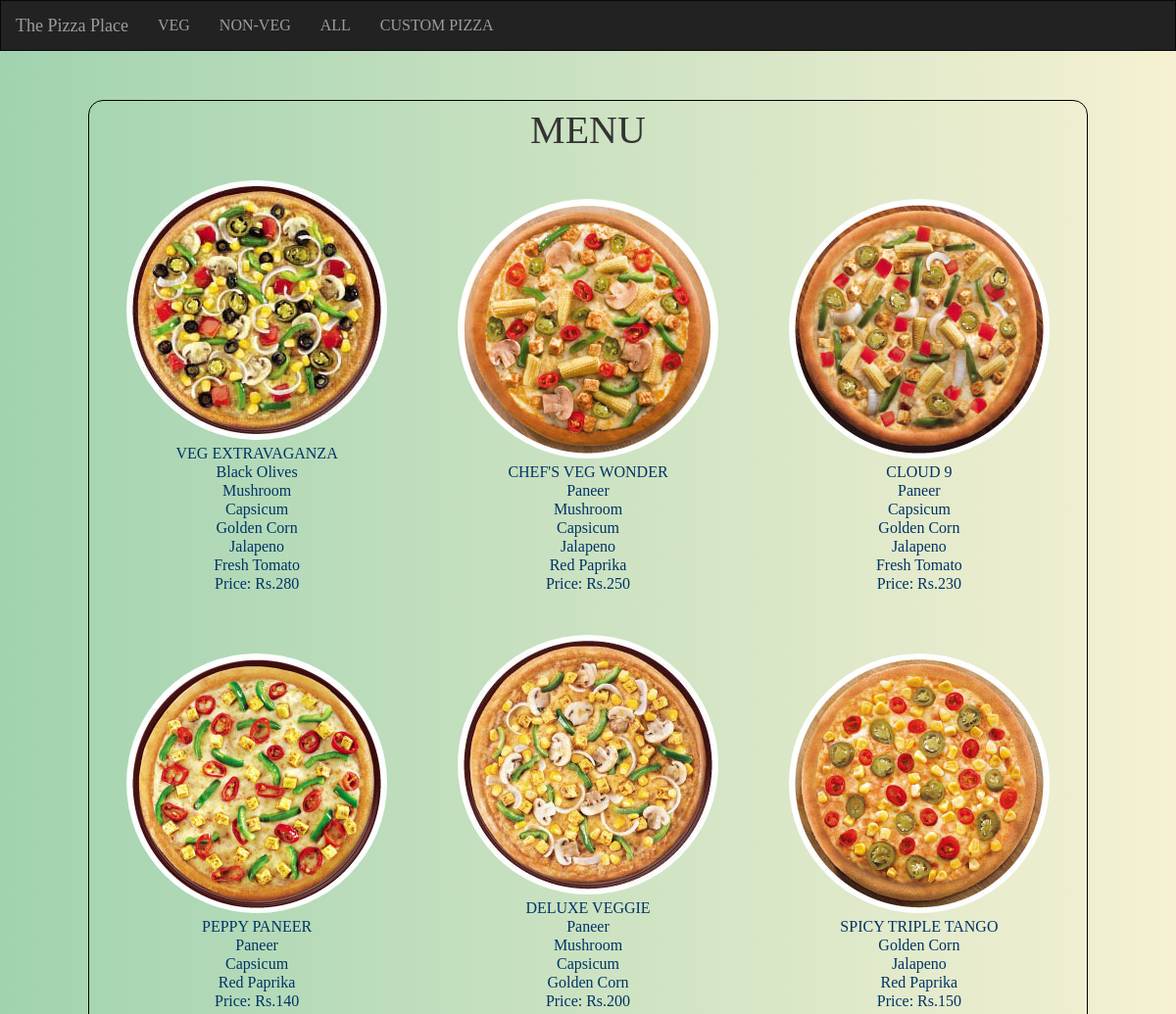
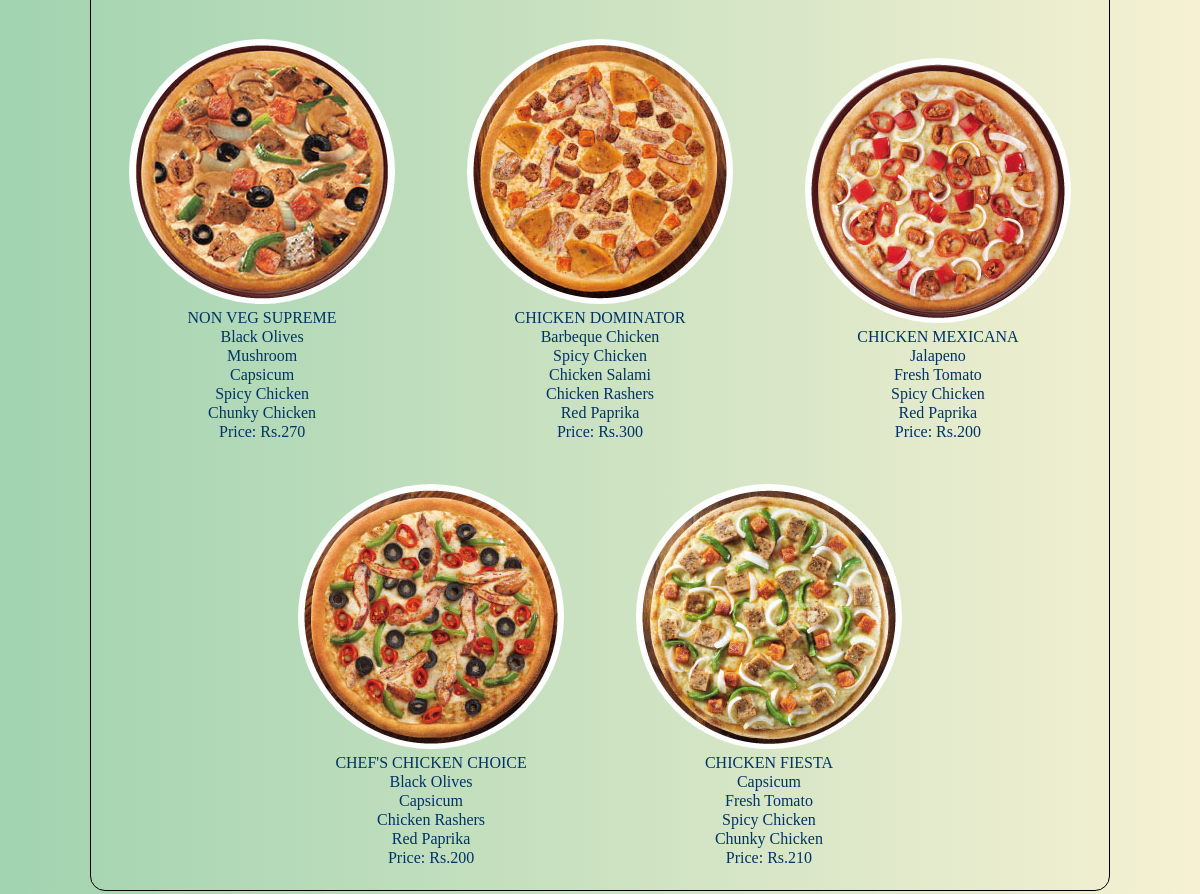
Screenshot of /ordersite/All with the database file from the repository (2 pictures, top to bottom).
### ordersite/models.py (models this page shows, shortened)
class Pizza(models.Model):
    name = models.CharField(max_length=50,blank=False, unique=True)
    cost = models.IntegerField(blank=True, default=0)
    toppings = models.ManyToManyField(Topping, blank=True)
    vegetarian = models.BooleanField(blank=True, default=True)
    custom = models.BooleanField(default=True)
    @property
    def getimageurl(self):
        return '/img/{}.jpg'.format(self.name)

class Topping(models.Model):
    TOPPING_CHOICES = (
        ('VEG', (
            ('Black Olives','Black Olives'),
            ('Paneer','Paneer'),
            ('Mushroom','Mushroom'),
            ('Capsicum','Capsicum'),
            ('Golden Corn','Golden Corn'),
            ('Jalapeno','Jalapeno'),
            ('Fresh Tomato','Fresh Tomato'),
            ('Red Pepper','Red Pepper'),
            ('Red Paprika', 'Red Paprika'),
        )
        ),
        ('NON-VEG', (
            ('Barbeque Chicken','Barbeque Chicken'),
            ('Spicy Chicken','Spicy Chicken'),
            ('Chunky Chicken','Chunky Chicken'),
            ('Chicken Salami','Chicken Salami'),
            ('Chicken Rashers','Chicken Rashers'),
        )
         )
    )
    name = models.CharField(max_length=50,blank=False, choices=TOPPING_CHOICES, unique=True)
    cost = models.IntegerField()
    vegetarian = models.BooleanField(default=True)

### ordersite/views.py (the view)
class Allview(View):
    def get(self, request, *args, **kwargs):
        P = Pizza.objects.filter(custom=False)
        T = Topping.objects.all()
        context ={
            'P': P,
            'T': T,
        }
        return render(request, 'ordersite/All.html', context=context)

### ordersite/templates/ordersite/All.html (shortened to what this page needs)
{% extends 'ordersite/base.html' %}
{% block customcss %}
    <link rel="stylesheet" type="text/css" href="{% static 'css/basic.css' %}"/>
{% endblock customcss %}
{% block con %}
    <div class="content">
        <h2>MENU</h2>
        {% for pizza in P %}
        <a href="{% url 'Pizzaorder' pizza.name %}">
        <div class="pizza">
            <img src = "{% static pizza.getimageurl %}"/>
            <p> {{pizza.name}} </p>
            {% for topping in pizza.toppings.all %}
            <p>{{ topping.name }}</p>
            {% endfor %}
            <p>Price: Rs.{{ pizza.cost }}</p>
        </div>
        </a>
        {% endfor %}
    </div>
{% endblock con %}

### ordersite/templates/ordersite/base.html (shortened to what this page needs)
<!DOCTYPE html>
<html lang="en">
{% load static %}
<head>
        <link rel="stylesheet" type = "text/css" href="{% static 'css/bootstrap.min.css' %}" />
    {% block customcss %}
    {% endblock customcss %}
</head>
<body>
    <nav class="navbar navbar-inverse">
        <div class="container-fluid">
            <div class="navbar-header">
                <a class="navbar-brand" href="{% url 'home' %}">The Pizza Place</a>
            </div>
            <ul class="nav navbar-nav">
                <li class="">
                    <a href="{% url 'Veg' %}">  VEG  </a>
                </li>
                <li class="">
                    <a href="{% url 'Nonveg' %}">  NON-VEG  </a>
                </li>
                <li class="">
                    <a href="{% url 'All' %}"> ALL </a>
                </li>
                <li class="">
                    <a href="{% url 'Custom' %}">CUSTOM PIZZA</a>
                </li>
            </ul>
        </div>
    </nav>
{% block con %}
{% endblock con %}
</body>
</html>

### static/css/basic.css (style rules this page uses)
html, body, div, span, applet, object, iframe, h1, h2, h3, h4, h5, h6, p, blockquote, pre, a, abbr, acronym, address, big, cite, code, del, dfn, em, img, ins, kbd, q, s, samp, small, strike, strong, sub, sup, tt, var, b, u, i, center, dl, dt, dd, ol, ul, li, fieldset, form, label, legend, table, caption, tbody, tfoot, thead, tr, th, td, article, aside, canvas, details, embed, figure, figcaption, footer, header, menu, nav, output, ruby, section, summary, time, mark, audio, video { margin: 0; padding: 0; border: 0; font-size: 100%; font: inherit; vertical-align: baseline; }
article, aside, details, figcaption, figure, footer, header, menu, nav, section { display: block; }
body { line-height: 1; }
ol, ul { list-style: none; }
body { width: 100%; background: linear-gradient(to right, #a1d3b0, #f6f1d3); }
h2 { font-weight: 500; font-size: 40px;; margin: 1% 40%; }
p { color: #003366; }
.content { background: transparent; margin: 50px auto; width: 85%; border-radius: 15px; border-color: black; border-style: solid; border-width: thin; text-align: center; }
.pizza { display: inline-block; border: #5bc0de; margin: 2% 1.4%; width:30%; text-align: center; }
.pizza p { margin : 1% 13%; }
img { max-width: 100%; height: auto; border-radius: 50%; }
.navbar { border-radius: 0; }

### rows the page displays
Pizza: name (picture), name "VEG EXTRAVAGANZA", cost "280"
Topping: name "Black Olives"
Topping: name "Mushroom"
Topping: name "Capsicum"
Topping: name "Golden Corn"
Topping: name "Jalapeno"
Topping: name "Fresh Tomato"
Pizza: name (picture), name "CHEF'S VEG WONDER", cost "250"
Topping: name "Paneer"
Topping: name "Red Paprika"
Pizza: name (picture), name "CLOUD 9", cost "230"
Pizza: name (picture), name "PEPPY PANEER", cost "140"
Pizza: name (picture), name "DELUXE VEGGIE", cost "200"
Pizza: name (picture), name "SPICY TRIPLE TANGO", cost "150"
Pizza: name (picture), name "NON VEG SUPREME", cost "270"
Topping: name "Spicy Chicken"
Topping: name "Chunky Chicken"
Pizza: name (picture), name "CHICKEN DOMINATOR", cost "300"
Topping: name "Barbeque Chicken"
Topping: name "Chicken Salami"
Topping: name "Chicken Rashers"
Pizza: name (picture), name "CHICKEN MEXICANA", cost "200"
Pizza: name (picture), name "CHEF'S CHICKEN CHOICE", cost "200"
Pizza: name (picture), name "CHICKEN FIESTA", cost "210"
